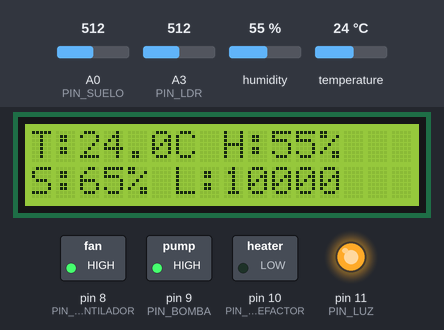
Recording of a sketch running on a simulated Arduino Uno, built with avr-gcc and run on an emulated ATmega328P. Shown: 16×2 character LCD, switched loads named in the sketch (green lamp = pin HIGH), output pins drawn as LEDs (lit = HIGH). The test bench sets the inputs (shaded band); at power-on: temperature 24 °C, A0 (PIN_SUELO) = 512, A3 (PIN_LDR) = 512, humidity 55 %. What the sketch prints to the serial monitor is not drawn.

Above: at 3.2 s.
3.3 s: temperature set to 15.7 °C
At 6.5 s:
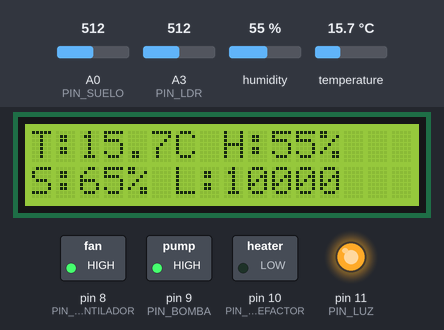
6.8 s: temperature set to 14.2 °C
At 9.0 s:
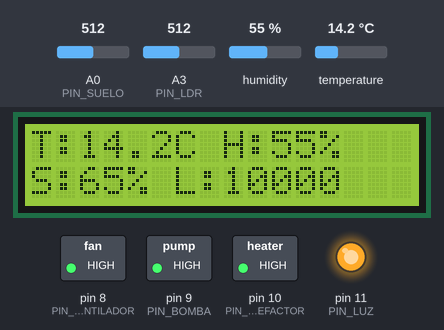
9.7 s: A0 (PIN_SUELO) set to 696
At 11.1 s:
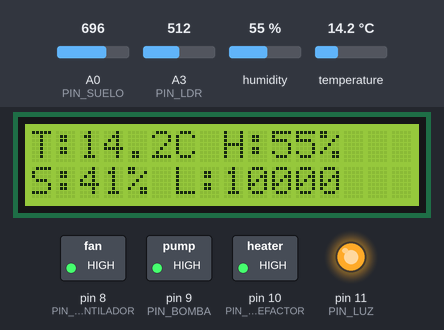
11.7 s: A0 (PIN_SUELO) set to 715
At 12.9 s:
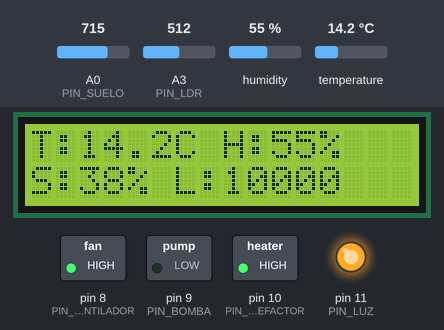
13.7 s: temperature set to 19 °C
At 15.4 s:
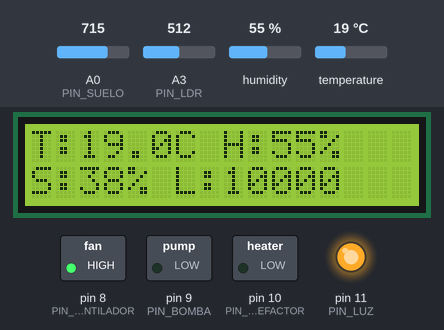
15.7 s: temperature set to 29.4 °C
At 17.5 s:
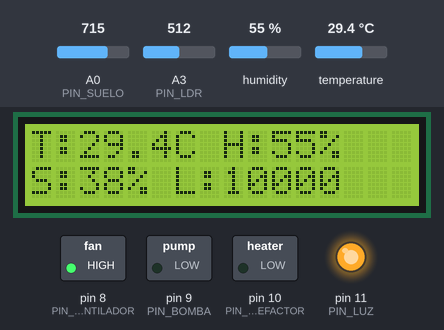
18.6 s: temperature set to 30.8 °C
Timing chart, 0 to 21.6 s (numbered marks = the images above; inputs shaded):
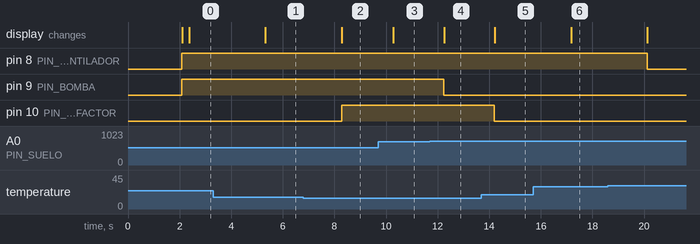

The sketch:

AutoGreen.ino
```cpp
// ============================================================
// AutoGreen - Código Final
// Universidad Mariano Gálvez de Guatemala
// Arquitectura de Computadoras I
// Grupo 6
// ============================================================

#include <DHT.h>
#include <Wire.h>
#include <LiquidCrystal_I2C.h>

// --- Pines sensores ---
#define PIN_DHT    2
#define PIN_SUELO  A0
#define PIN_LDR    A3
#define TIPO_DHT   DHT22

// --- Pines actuadores ---
#define PIN_VENTILADOR  8
#define PIN_BOMBA       9
#define PIN_CALEFACTOR  10
#define PIN_LUZ         11

// --- Umbrales de control (segun requerimientos del proyecto) ---
#define TEMP_MAX       30.0
#define TEMP_MIN       15.0
#define HUMEDAD_MIN    40
#define HUMEDAD_MAX    60
#define LUZ_ENCENDER   50
#define LUZ_APAGAR     400

// --- Sensor DHT22 ---
DHT dht(PIN_DHT, TIPO_DHT);

// --- LCD I2C direccion 0x27 ---
LiquidCrystal_I2C lcd(0x27, 16, 2);

// --- Variables globales ---
float temperatura;
float humedad_ambiente;
int   humedad_suelo;
float luz_lux;

// ============================================================
void setup() {
  Serial.begin(9600);
  dht.begin();

  lcd.init();
  lcd.backlight();
  lcd.setCursor(0, 0);
  lcd.print("AutoGreen v1.0");
  lcd.setCursor(0, 1);
  lcd.print("Iniciando...");
  delay(2000);
  lcd.clear();

  pinMode(PIN_VENTILADOR, OUTPUT);
  pinMode(PIN_BOMBA,      OUTPUT);
  pinMode(PIN_CALEFACTOR, OUTPUT);
  pinMode(PIN_LUZ,        OUTPUT);

  digitalWrite(PIN_VENTILADOR, HIGH);
  digitalWrite(PIN_BOMBA,      HIGH);
  digitalWrite(PIN_LUZ,        HIGH);
  digitalWrite(PIN_CALEFACTOR, LOW);

  Serial.println("=== AutoGreen iniciando... ===");
}

// ============================================================
void loop() {
  delay(200);
  leerSensores();
  controlAutomatico();
  mostrarLCD();
  mostrarSerial();
  delay(500);
}

// ============================================================
void leerSensores() {
  // DHT22: temperatura y humedad ambiente
  temperatura      = dht.readTemperature();
  humedad_ambiente = dht.readHumidity();

  if (isnan(temperatura) || isnan(humedad_ambiente)) {
    Serial.println("[ERROR] Fallo en lectura DHT22");
    temperatura      = 0;
    humedad_ambiente = 0;
  }

  // Sensor capacitivo suelo: promedio 20 lecturas
  // Tierra seca = RAW ~1014 = 0%, Agua = RAW ~242 = 100%
  long suma = 0;
  for (int i = 0; i < 20; i++) {
    suma += analogRead(PIN_SUELO);
    delay(2);
  }
  int raw_suelo = suma / 20;
  humedad_suelo = map(raw_suelo, 1014, 242, 0, 100);
  humedad_suelo = constrain(humedad_suelo, 0, 100);

  // LDR: promedio 5 lecturas
  int sumaLDR = 0;
  for (int i = 0; i < 5; i++) {
    sumaLDR += analogRead(PIN_LDR);
    delay(2);
  }
  int raw_ldr = sumaLDR / 5;
  luz_lux = map(raw_ldr, 1014, 610, 0, 10000);
  luz_lux = constrain(luz_lux, 0, 10000);
}

// ============================================================
void controlAutomatico() {
  // Ventilador: ON si temperatura > 30C
  digitalWrite(PIN_VENTILADOR, temperatura > TEMP_MAX ? LOW : HIGH);

  // Bomba: histeresis ON < 40%, OFF > 60%
  if (humedad_suelo < HUMEDAD_MIN) {
    digitalWrite(PIN_BOMBA, LOW);
  } else if (humedad_suelo > HUMEDAD_MAX) {
    digitalWrite(PIN_BOMBA, HIGH);
  }

  // Calefactor: ON si temperatura < 15C
  digitalWrite(PIN_CALEFACTOR, temperatura < TEMP_MIN ? HIGH : LOW);

  // Luz auxiliar: histeresis ON < 50 lux, OFF > 400 lux
  if (luz_lux < LUZ_ENCENDER) {
    digitalWrite(PIN_LUZ, LOW);
  } else if (luz_lux > LUZ_APAGAR) {
    digitalWrite(PIN_LUZ, HIGH);
  }
}

// ============================================================
void mostrarLCD() {
  lcd.setCursor(0, 0);
  lcd.print("T:");
  lcd.print(temperatura, 1);
  lcd.print("C H:");
  lcd.print((int)humedad_ambiente);
  lcd.print("%  ");

  lcd.setCursor(0, 1);
  lcd.print("S:");
  lcd.print(humedad_suelo);
  lcd.print("% L:");
  lcd.print((int)luz_lux);
  lcd.print("   ");
}

// ============================================================
void mostrarSerial() {
  Serial.println("-----------------------------");
  Serial.print("Temperatura:      "); Serial.print(temperatura); Serial.println(" C");
  Serial.print("Humedad ambiente: "); Serial.print(humedad_ambiente); Serial.println(" %");
  Serial.print("Humedad suelo:    "); Serial.print(humedad_suelo); Serial.println(" %");
  Serial.print("Luminosidad:      "); Serial.print(luz_lux); Serial.println(" lux");
  Serial.println("--- Actuadores ---");
  Serial.print("Ventilador: "); Serial.println(temperatura > TEMP_MAX ? "ON" : "OFF");
  Serial.print("Bomba:      "); Serial.println(humedad_suelo < HUMEDAD_MIN ? "ON" : "OFF");
  Serial.print("Calefactor: "); Serial.println(temperatura < TEMP_MIN ? "ON" : "OFF");
  Serial.print("Luz:        "); Serial.println(luz_lux < LUZ_ENCENDER ? "ON" : "OFF");
  Serial.println("-----------------------------");
}
```

Measured:
- the behaviour switches between 15 and 14.9 °C on temperature (found by bisection; images 1 and 2)
- the behaviour switches between 705 and 706 on A0 (PIN_SUELO) (found by bisection; images 3 and 4)
- after the input at 3.3 s, the display: changes after 2.0 s (image 1)
- after the input at 6.8 s, pin 10 (PIN_CALEFACTOR): LOW → HIGH after 1.5 s; the display: changes after 1.5 s (image 2)
- after the input at 9.7 s, the display: changes after 0.57 s (image 3)
- after the input at 11.7 s, pin 9 (PIN_BOMBA): HIGH → LOW after 0.53 s; the display: changes after 0.55 s (image 4)
- after the input at 13.7 s, pin 10 (PIN_CALEFACTOR): HIGH → LOW after 0.50 s; the display: changes after 0.51 s (image 5)
- after the input at 15.7 s, the display: changes after 1.5 s (image 6)
- after the input at 18.6 s, pin 8 (PIN_VENTILADOR): HIGH → LOW after 1.5 s
